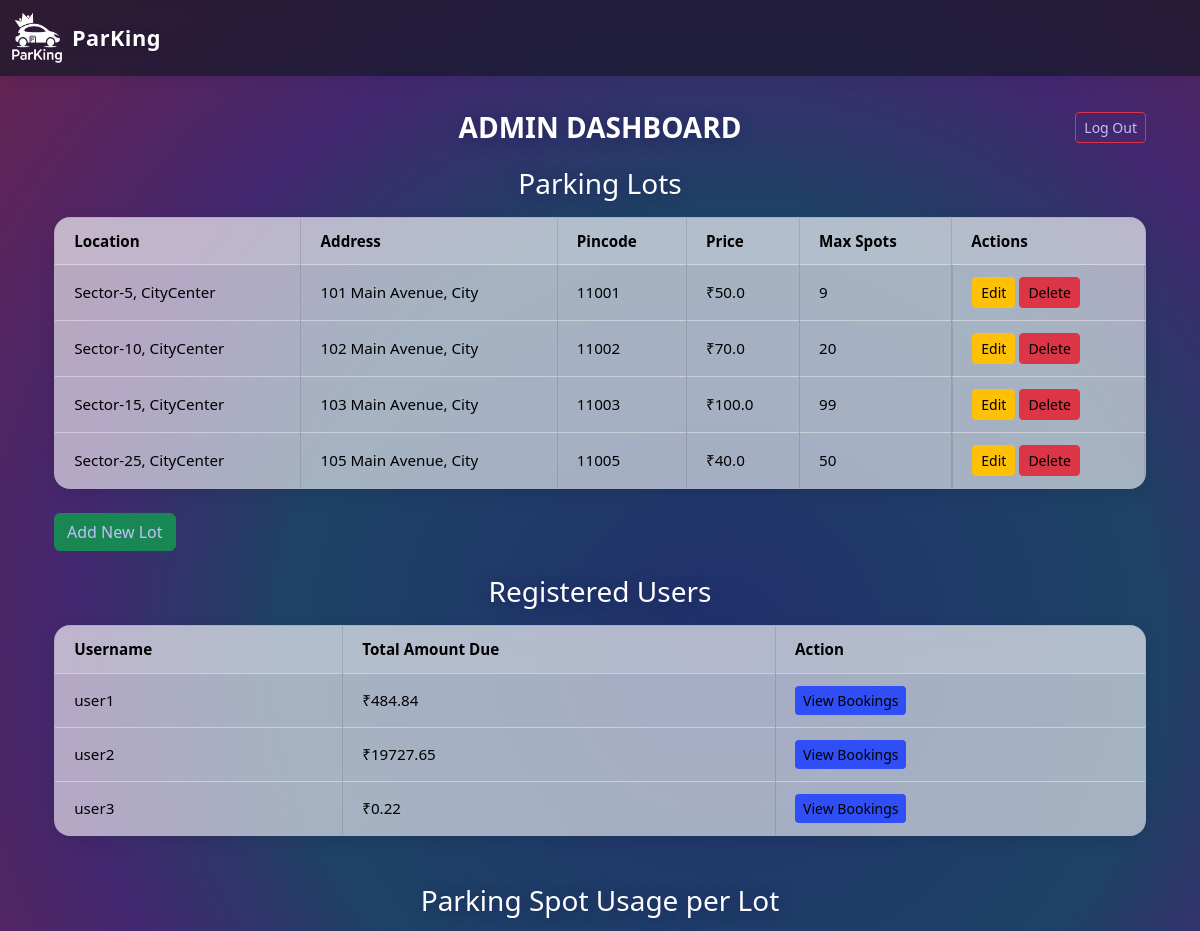
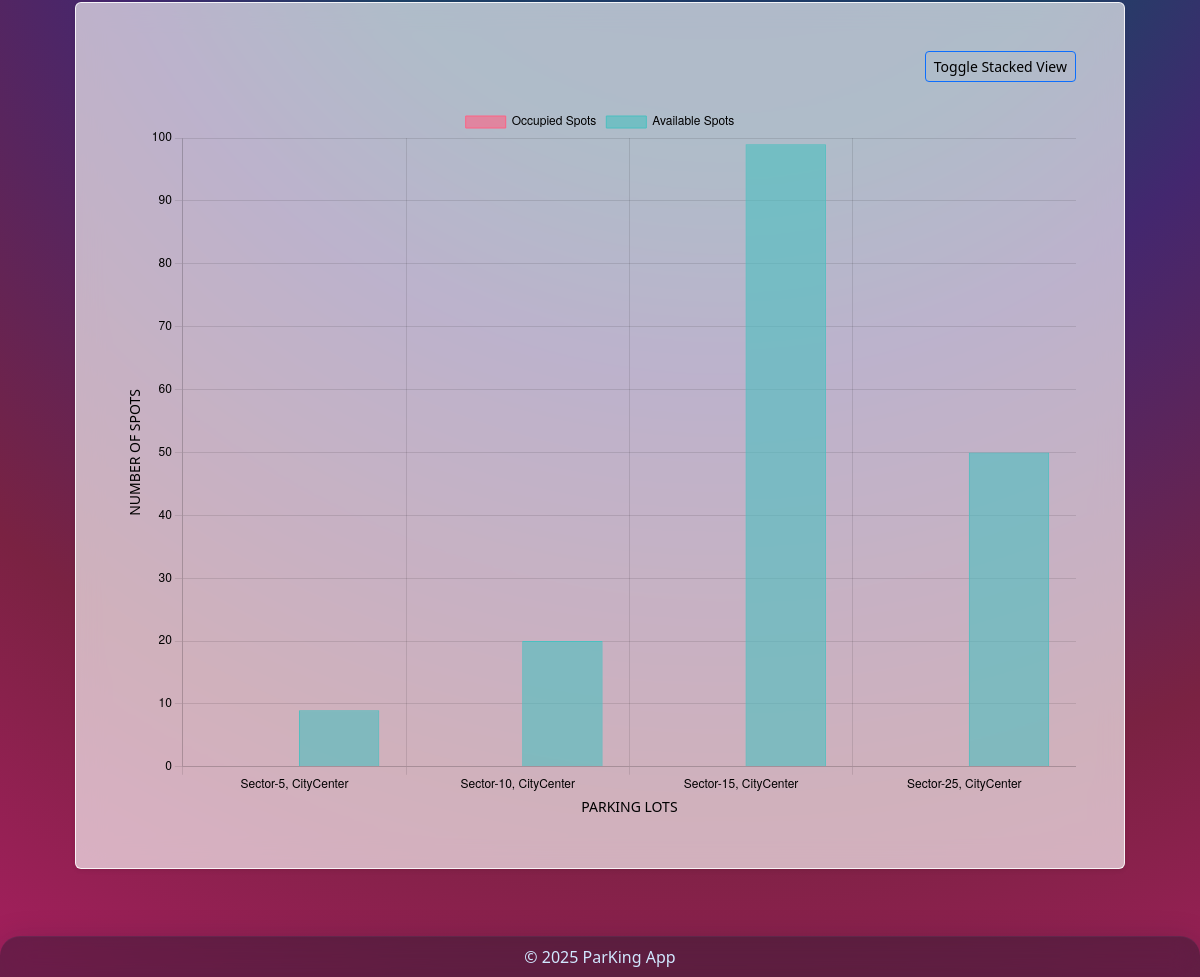
The app's page /admin/dashboard (signed in) with its own data (2 pictures, top to bottom).
### controllers/database.py (models this page shows)
class ParkingLot(db.Model):
    id = db.Column(db.Integer, primary_key=True)
    location = db.Column(db.String(120), nullable=False)
    prices = db.Column(db.Float, nullable=False)
    address = db.Column(db.String(200), nullable=False)
    pincode = db.Column(db.String(10), nullable=False)
    max_spots = db.Column(db.Integer, nullable=False)
    spots = db.relationship('ParkingSpot', backref='parking_lot', cascade='all, delete-orphan', lazy=True)

class User(db.Model):
    id = db.Column(db.Integer, primary_key=True)
    username = db.Column(db.String(80), unique=True, nullable=False)
    password = db.Column(db.String(120), nullable=False)
    current_booking_id = db.Column(db.Integer, nullable=False, default=0)
    reservations = db.relationship('Reservation', backref='user', cascade='all, delete-orphan', lazy=True)

### app.py (the view)
@app.route('/admin/dashboard')
def admin_dashboard():
    if 'admin_id' not in session:
        flash("Please log in as admin to access dashboard.", "danger")
        return redirect(url_for('admin_login'))
    lots = ParkingLot.query.all()
    users = User.query.all()
    lot_labels = []
    occupied_data = []
    available_data = []
    for lot in lots:
        lot_labels.append(lot.location)
        occupied_spots = sum(1 for spot in lot.spots if spot.status == 'O')
        available_spots = lot.max_spots - occupied_spots
        occupied_data.append(occupied_spots)
        available_data.append(available_spots)
    user_payments = {}
    for user in users:
        total_payment = 0.0
        bookings = Reservation.query.filter_by(user_id=user.id).all()
        for booking in bookings:
            if booking.end_time:  # only if finished
                duration = (booking.end_time - booking.start_time).total_seconds() / 3600
                rate = booking.spot.parking_lot.prices  # price per hour
                total_payment += duration * rate
        user_payments[user.id] = round(total_payment, 2)
    user_id = request.args.get('user_id')
    selected_user = None
    user_bookings = []
    if user_id:
        selected_user = User.query.get(user_id)
        if selected_user:
            user_bookings = Reservation.query.filter_by(user_id=user_id).order_by(Reservation.start_time.desc()).all()
    return render_template(
        'admin_dashboard.html',
        lots=lots,
        users=users,
        lot_labels=lot_labels,
        occupied_data=occupied_data,
        available_data=available_data,
        selected_user=selected_user,
        user_bookings=user_bookings,
        user_payments=user_payments  # pass to template
    )

### templates/admin_dashboard.html (shortened to what this page needs)
{% extends "layout.html" %}
{% block content %}
<div class="container py-4">
  <div class="d-flex justify-content-between align-items-center mb-4 position-relative">
    <h2 class="m-0 position-absolute top-50 start-50 translate-middle text-center"
        style="color:black; font-weight:700; font-size:1.75rem;">
      ADMIN DASHBOARD
    </h2>
    <a href="{{ url_for('admin_logout') }}" class="btn btn-outline-danger btn-sm ms-auto">Log Out</a>
  </div>
  <h4 class="mb-3 text-center" style="color:black; font-weight: 500; font-size: 1.75rem;">Parking Lots</h4>
  <table class="table table-bordered mb-4 frosted-glass">
    <thead>
      <tr>
        <th>Location</th>
        <th>Address</th>
        <th>Pincode</th>
        <th>Price</th>
        <th>Max Spots</th>
        <th>Actions</th>
      </tr>
    </thead>
    <tbody>
      {% for lot in lots %}
      {% set occupied_spots = lot.spots | selectattr('status', 'equalto', 'O') | list | length %}
      <tr>
        <td>{{ lot.location }}</td>
        <td>{{ lot.address }}</td>
        <td>{{ lot.pincode }}</td>
        <td>₹{{ lot.prices }}</td>
        <td>{{ lot.max_spots }}</td>
        <td class="d-flex gap-1">
          {% if occupied_spots == 0 %}
            <a href="{{ url_for('admin_edit_lot', lot_id=lot.id) }}" class="btn btn-sm btn-warning">Edit</a>
            <form action="{{ url_for('admin_delete_lot', lot_id=lot.id) }}" method="POST" onsubmit="return confirm('Are you sure you want to delete this lot?');" style="display:inline;">
              <button type="submit" class="btn btn-sm btn-danger">Delete</button>
            </form>
          {% else %}
            <button class="btn btn-sm btn-secondary" disabled>Edit</button>
            <button class="btn btn-sm btn-secondary" disabled>Delete</button>
          {% endif %}
        </td>
      </tr>
      {% endfor %}
    </tbody>
  </table>
  <a href="{{ url_for('admin_add_lot') }}" class="btn btn-success mb-4">Add New Lot</a>
<h4 class="mb-3 text-center" style="color:black; font-weight: 500; font-size: 1.75rem;">Registered Users</h4>
<table class="table table-bordered frosted-glass mb-5">
  <thead>
    <tr>
      <th>Username</th>
      <th>Total Amount Due</th>
      <th>Action</th>
    </tr>
  </thead>
  <tbody>
    {% for user in users %}
    <tr>
      <td>{{ user.username }}</td>
      <td>₹{{ user_payments[user.id] }}</td>
      <td>
        <a href="{{ url_for('admin_dashboard') }}?user_id={{ user.id }}" class="btn btn-info btn-sm">
          View Bookings
        </a>
      </td>
    </tr>
    {% endfor %}
  </tbody>
</table>
  <h4 class="mt-5 mb-3 text-center" style="color:black; font-weight: 500; font-size: 1.75rem;">
    Parking Spot Usage per Lot
  </h4>
  <div class="mx-auto frosted-glass p-5 rounded shadow-sm" style="max-width: 1050px; color: black;">
    <div class="d-flex justify-content-end mb-4">
      <button id="toggleView" class="btn btn-outline-primary btn-sm">Toggle Stacked View</button>
    </div>
    <canvas id="lotChart" height="225" style="max-width: 100%;"></canvas>
  </div>
  <script>
    const ctx = document.getElementById('lotChart').getContext('2d');
    const data = {
      labels: {{ lot_labels|tojson|safe }},
      datasets: [
        {
          label: 'Occupied Spots',
          data: {{ occupied_data|tojson|safe }},
          backgroundColor: 'rgba(255, 99, 132, 0.6)',
          borderColor: 'rgba(255, 99, 132, 1)',
          borderWidth: 1
        },
        {
          label: 'Available Spots',
          data: {{ available_data|tojson|safe }},
          backgroundColor: 'rgba(75, 192, 192, 0.6)',
          borderColor: 'rgba(75, 192, 192, 1)',
          borderWidth: 1
        }
      ]
    };
    const options = {
      responsive: true,
      plugins: {
        title: { display: false },
        legend: { labels: { color: 'black' } }
      },
      scales: {
        x: {
          stacked: false,
          ticks: { color: 'black' },
          grid: { color: 'rgba(0,0,0,0.1)' },
          title: {
            display: true,
            text: 'PARKING LOTS',
            color: 'black',
            font: {
              size: 14,
              weight: 'normal',
              family: "'Segoe UI', Tahoma, Geneva, Verdana, sans-serif",
              style: 'normal',
              lineHeight: 1.2,
              letterSpacing: '0.1em',
              textTransform: 'uppercase'
            }
          }
        },
        y: {
          beginAtZero: true,
          stacked: false,
          ticks: { color: 'black' },
          grid: { color: 'rgba(0,0,0,0.1)' },
          title: {
            display: true,
            text: 'NUMBER OF SPOTS',
            color: 'black',
            font: {
              size: 14,
              weight: 'normal',
              family: "'Segoe UI', Tahoma, Geneva, Verdana, sans-serif",
              style: 'normal',
              lineHeight: 1.2,
              letterSpacing: '0.1em',
              textTransform: 'uppercase'
            }
          }
        }
      }
    };
    const lotChart = new Chart(ctx, {
      type: 'bar',
      data: data,
      options: options
    });
    document.getElementById('toggleView').addEventListener('click', () => {
      const isStacked = lotChart.options.scales.x.stacked;
      lotChart.options.scales.x.stacked = !isStacked;
      lotChart.options.scales.y.stacked = !isStacked;
      lotChart.update();
    });
  </script>
</div>
{% endblock %}

### static/css/style.css (style rules this page uses)
body { background: radial-gradient( circle at 60% 34%, #22306c 0%, #1e4266 30%, #43276f 45%, #7a2242 75%, #a51f5e 100% ), #0a1036; color: #fff; font-family: 'Segoe UI', 'Roboto', Arial, sans-serif; min-height: 100vh; padding-top: 64px; padding-bottom: 60px; }
p, .home-lead, .lead, li, span, div:not(.card):not(.glass-footer):not(.glass-header) { color: #fff !important; }
h1, h2, h3, h4, h5, h6 { color: #fff !important; text-shadow: 0 2px 16px rgba(20, 20, 80, 0.36); }
.btn-info { background: #304ef5; color: #fff; border: none; }
a, .btn-link { color: #c3bfff !important; }
.frosted-glass { background: rgba(255, 255, 255, 0.6); backdrop-filter: blur(14px); -webkit-backdrop-filter: blur(14px); border: 1px solid rgba(255, 255, 255, 0.4); border-radius: 1rem; box-shadow: 0 4px 15px rgba(0, 0, 0, 0.1); color: black !important; }
.frosted-glass * { color: black !important; }
.table.frosted-glass { background: rgba(255, 255, 255, 0.6); border: 1px solid rgba(255, 255, 255, 0.4); backdrop-filter: blur(14px); -webkit-backdrop-filter: blur(14px); border-radius: 1rem; overflow: hidden; color: black !important; }
.table.frosted-glass th, .table.frosted-glass td { background-color: transparent; padding: 0.75rem 1.2rem; font-size: 0.95rem; vertical-align: middle; color: black; border-color: rgba(0, 0, 0, 0.1); }
.table.frosted-glass thead { background-color: rgba(255, 255, 255, 0.15); }

### templates/admin_dashboard.html (style rules this page uses)
.frosted-glass { background: rgba(255, 255, 255, 0.646); backdrop-filter: blur(14px); -webkit-backdrop-filter: blur(14px); border: 1px solid rgba(255, 255, 255, 0.85); color: black !important; border-radius: 1rem; box-shadow: 0 4px 15px rgba(0,0,0,0.1); }
.frosted-glass, .frosted-glass * { color: black !important; }

### records on screen
ParkingLot: location "Sector-5, CityCenter", address "101 Main Avenue, City", pincode "11001", prices "50.0", max_spots "9"
ParkingLot: location "Sector-10, CityCenter", address "102 Main Avenue, City", pincode "11002", prices "70.0", max_spots "20"
ParkingLot: location "Sector-15, CityCenter", address "103 Main Avenue, City", pincode "11003", prices "100.0", max_spots "99"
ParkingLot: location "Sector-25, CityCenter", address "105 Main Avenue, City", pincode "11005", prices "40.0", max_spots "50"
User: username "user1", user_payments "484.84"
User: username "user2", user_payments "19727.65"
User: username "user3", user_payments "0.22"

### other values on screen
chart data {{ occupied_data|tojson|safe }} [0, 0, 0, 0]
chart data {{ available_data|tojson|safe }} [9, 20, 99, 50]
